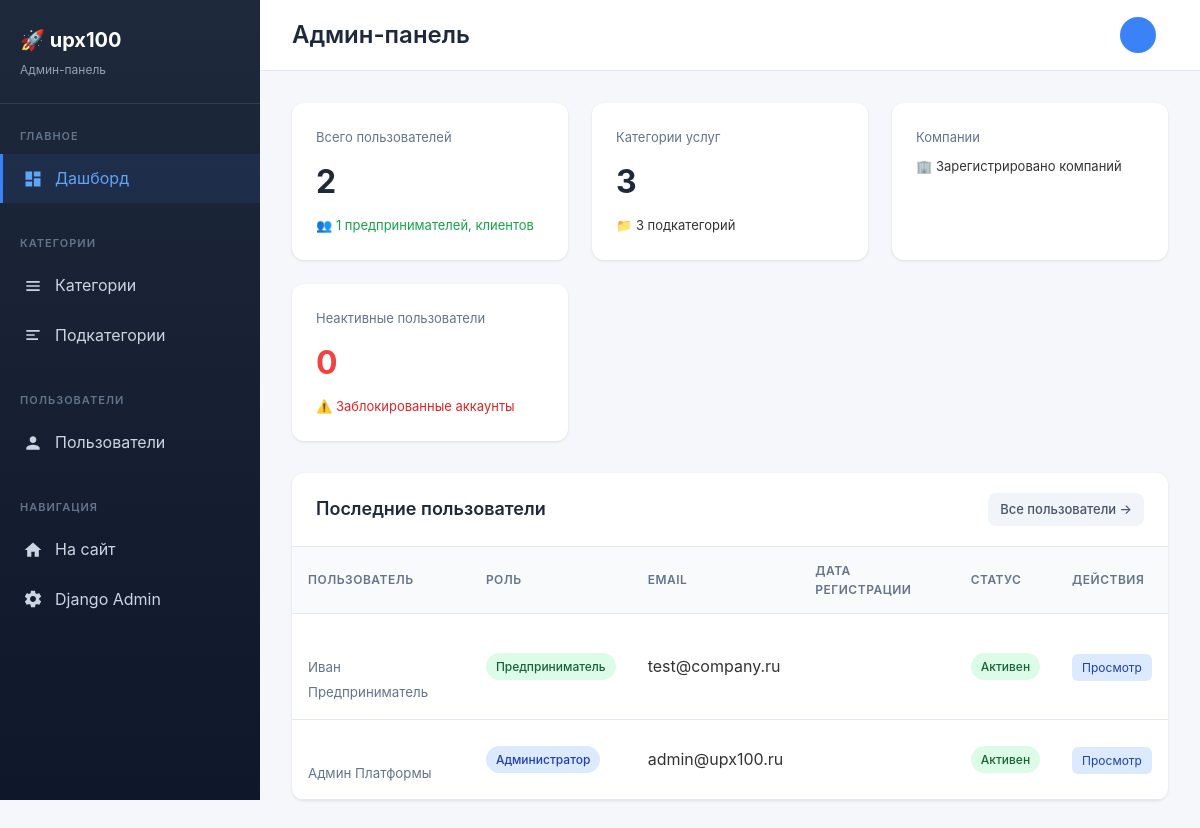
The app's page /dashboard/ (signed in), older data.
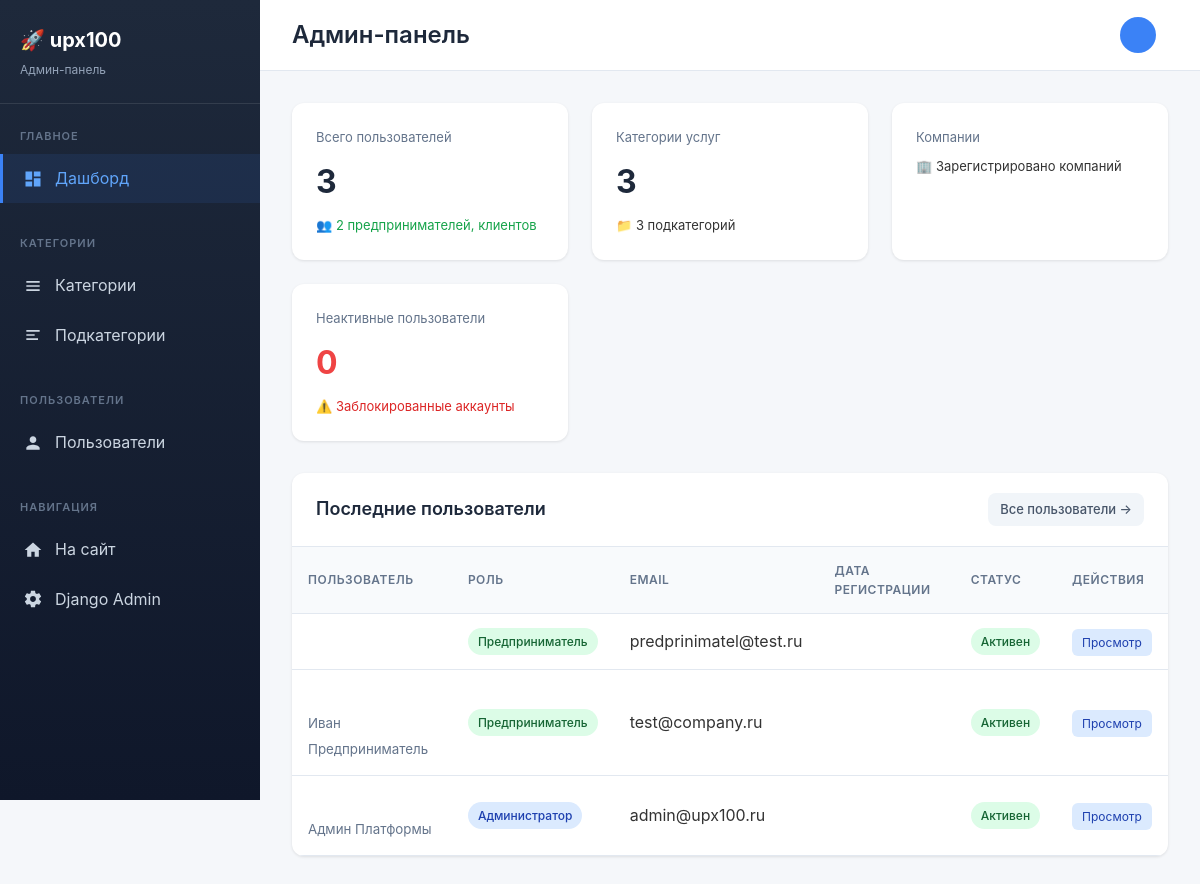
The same page, newer data.
### accounts/models.py (models this page shows, shortened)
class User(AbstractBaseUser, PermissionsMixin):
    ROLE_CHOICES = (
        ('admin', 'Администратор'),
        ('entrepreneur', 'Предприниматель'),
    )
    email = models.EmailField('Email', unique=True)
    first_name = models.CharField('Имя', max_length=30, blank=True)
    last_name = models.CharField('Фамилия', max_length=30, blank=True)
    phone = models.CharField('Телефон', max_length=20, blank=True)
    role = models.CharField('Роль', max_length=20, choices=ROLE_CHOICES, default='entrepreneur')
    is_staff = models.BooleanField('Статус сотрудника', default=False) # Доступ в стандартную админку (если нужно)
    is_active = models.BooleanField('Активен', default=True) # Бан/разбан
    date_joined = models.DateTimeField('Дата регистрации', default=timezone.now)
    company_name = models.CharField('Название компании', max_length=100, blank=True)
    company_description = models.TextField('Описание компании', blank=True)
    company_address = models.CharField('Адрес', max_length=255, blank=True)
    latitude = models.DecimalField('Широта', max_digits=9, decimal_places=6, null=True, blank=True)
    longitude = models.DecimalField('Долгота', max_digits=9, decimal_places=6, null=True, blank=True)
    logo = models.ImageField('Логотип', upload_to='company_logos/', blank=True, null=True)
    is_verified = models.BooleanField('Компания проверена', default=False)
    objects = UserManager()
    USERNAME_FIELD = 'email'
    REQUIRED_FIELDS = []
    class Meta:
        verbose_name = 'Пользователь / Компания'
        verbose_name_plural = 'Пользователи / Компании'

### dashboard/views.py (the view)
# urls.py: path('', views.dashboard_home, name='home'),
@admin_required
def dashboard_home(request):
    users_count = User.objects.count()
    entrepreneurs_count = User.objects.filter(role='entrepreneur').count()
    admins_count = User.objects.filter(role='admin').count()
    from companies.models import Category, Subcategory
    categories_count = Category.objects.count()
    subcategories_count = Subcategory.objects.count()
    recent_users = User.objects.order_by('-date_joined')[:10]
    inactive_users = User.objects.filter(is_active=False).count()
    context = {
        'users_count': users_count,
        'entrepreneurs_count': entrepreneurs_count,
        'admins_count': admins_count,
        'categories_count': categories_count,
        'subcategories_count': subcategories_count,
        'recent_users': recent_users,
        'inactive_users': inactive_users,
        'title': 'Админ-панель',
    }
    return render(request, 'dashboard/home.html', context)

### dashboard/views.py (called while the page is built)
def is_admin(user):
    return user.is_authenticated and (user.is_superuser or user.role == 'admin')

### templates/dashboard/home.html (shortened to what this page needs)
{% extends 'dashboard/base.html' %}
{% block content %}
<div class="stats-grid">
    <div class="stat-card">
        <div class="stat-label">Всего пользователей</div>
        <div class="stat-value">{{ users_count }}</div>
        <div class="stat-change positive">
            <span>👥 {{ entrepreneurs_count }} предпринимателей, {{ clients_count }} клиентов</span>
        </div>
    </div>
    <div class="stat-card">
        <div class="stat-label">Категории услуг</div>
        <div class="stat-value">{{ categories_count }}</div>
        <div class="stat-change">
            <span>📁 {{ subcategories_count }} подкатегорий</span>
        </div>
    </div>
    <div class="stat-card">
        <div class="stat-label">Компании</div>
        <div class="stat-change">
            <span>🏢 Зарегистрировано компаний</span>
        </div>
    </div>
    <div class="stat-card">
        <div class="stat-label">Неактивные пользователи</div>
        <div class="stat-value" style="color: #ef4444;">{{ inactive_users }}</div>
        <div class="stat-change negative">
            <span>⚠️ Заблокированные аккаунты</span>
        </div>
    </div>
</div>
<div class="card">
    <div class="card-header">
        <h3 class="card-title">Последние пользователи</h3>
        <a href="{% url 'dashboard:user_list' %}" class="btn btn-secondary btn-sm">Все пользователи →</a>
    </div>
    <div class="card-body" style="padding: 0;">
        <div class="table-responsive">
            <table>
                <thead>
                    <tr>
                        <th>Пользователь</th>
                        <th>Роль</th>
                        <th>Email</th>
                        <th>Дата регистрации</th>
                        <th>Статус</th>
                        <th>Действия</th>
                    </tr>
                </thead>
                <tbody>
                    {% for user in recent_users %}
                    <tr>
                        <td>
                            {% if user.first_name or user.last_name %}
                            <br><small style="color: #64748b;">{{ user.first_name }} {{ user.last_name }}</small>
                            {% endif %}
                        </td>
                        <td>
                            {% if user.role == 'admin' %}
                            <span class="badge badge-info">Администратор</span>
                            {% elif user.role == 'entrepreneur' %}
                            <span class="badge badge-success">Предприниматель</span>
                            {% else %}
                            <span class="badge badge-info">Клиент</span>
                            {% endif %}
                        </td>
                        <td>{{ user.email }}</td>
                        <td>{{ user.created_at|date:"d.m.Y H:i" }}</td>
                        <td>
                            {% if user.is_active %}
                            <span class="badge badge-success">Активен</span>
                            {% else %}
                            <span class="badge badge-danger">Заблокирован</span>
                            {% endif %}
                        </td>
                        <td>
                            <a href="{% url 'dashboard:user_detail' user.pk %}" class="action-btn edit">Просмотр</a>
                        </td>
                    </tr>
                    {% empty %}
                    <tr>
                        <td colspan="6" class="empty-state">
                            <p>Нет зарегистрированных пользователей</p>
                        </td>
                    </tr>
                    {% endfor %}
                </tbody>
            </table>
        </div>
    </div>
</div>
{% endblock %}

Row changes from the older to the newer data that the page shows:
added User: role "Предприниматель", email "predprinimatel@test.ru", is_active "Активен"
Text that changed along with them:
{{ users_count }}: "2" → "3"
{{ entrepreneurs_count }}: "1" → "2"
